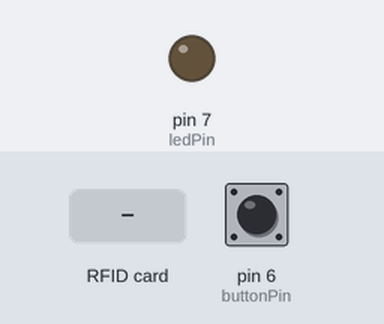
Recording of a sketch running on a simulated Arduino Uno, built with avr-gcc and run on an emulated ATmega328P. Parts: output pins drawn as LEDs (lit = HIGH). The inputs (shaded band) are chosen by the test bench; at power-on: pin 6 (buttonPin) LOW. Pins used as bus, display or sensor lines are not drawn; what the sketch prints to the serial monitor is not drawn.

Above: at 1.2 s.
1.3 s: RFID card 0A 9F FE BE held to the reader
2.8 s: pin 6 (buttonPin) pulled HIGH for 1 s
At 3.7 s:
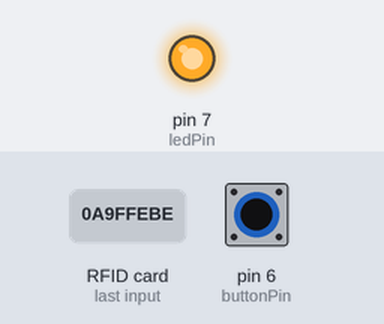
5.3 s: RFID card AC 0F EF 5B held to the reader
8.3 s: RFID card 23 2F B4 18 held to the reader
11.3 s: pin 6 (buttonPin) pulled HIGH for 0.15 s
At 12.7 s:
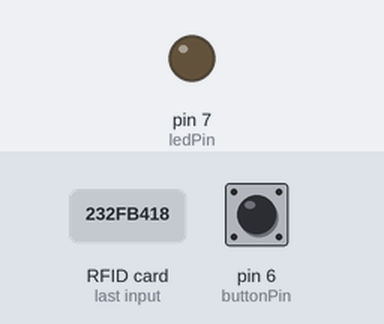
Timing chart, 0 to 13.9 s (numbered marks = the images above; inputs shaded):
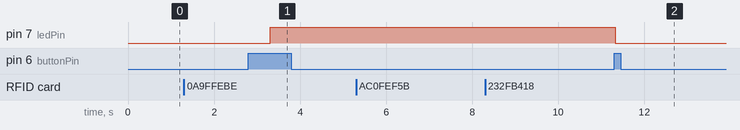

Measured:
- after the input at 1.3 s, every drawn part: stays the same
- after the input at 2.8 s, pin 7 (ledPin): LOW → HIGH after 0.51 s
- after the input at 5.3 s, every drawn part: stays the same
- after the input at 8.3 s, every drawn part: stays the same
- after the input at 11.3 s, pin 7 (ledPin): HIGH → LOW at once

The sketch:

sketch_dec11a.ino
```cpp
#include <SPI.h>
#include <MFRC522.h>

#define SS_PIN 10
#define RST_PIN 9
#define card "0A 9F FE BE"
#define tag "AC 0F EF 5B"
#define card2 "23 2F B4 18"
#define card3 "C3 01 B8 18"
#define card4 "D3 85 A8 18"

MFRC522 mfrc522(SS_PIN, RST_PIN);

const int buttonPin = 6;     // the number of the pushbutton pin
const int ledPin =  7;      // the number of the LED pin
int x=0;
int y=0;
int buttonState = 0;
int b = 0;

void setup() {
  // put your setup code here, to run once:
  // initialize the LED pin as an output:
  pinMode(ledPin, OUTPUT);
  // initialize the pushbutton pin as an input:
  pinMode(buttonPin, INPUT);
  Serial.begin(9600);
  SPI.begin();
  mfrc522.PCD_Init();
  Serial.println("Approximate your card to the reader...");
  Serial.println();


}

void loop() {
  // put your main code here, to run repeatedly:
  if ( ! mfrc522.PICC_IsNewCardPresent())
  {
   return;
  }
  // Select one of the cards
  if ( ! mfrc522.PICC_ReadCardSerial())
  {
    return;
  }

  Serial.print("UID tag :");
  String content= "";
  byte letter;
  for (byte i = 0; i < mfrc522.uid.size; i++)
  {
     Serial.print(mfrc522.uid.uidByte[i] < 0x10 ? " 0" : " ");
     Serial.print(mfrc522.uid.uidByte[i], HEX);
     content.concat(String(mfrc522.uid.uidByte[i] < 0x10 ? " 0" : " "));
     content.concat(String(mfrc522.uid.uidByte[i], HEX));
  }
  Serial.println();
  Serial.print("Message : ");
  content.toUpperCase();
  delay(2000);

  if (content.substring(1) == tag ) //change here the UID of the card/cards that you want to give access
  {
    Serial.println("Authorized Doctor access to this card");

  }

  else if (content.substring(1) == card && x==0) //change here the UID of the card/cards that you want to give access
  {
    if(y==0){
      y=1;
      Serial.println("Serial 1 access to this card");
    }
    else{
      y=0;
      Serial.println("Next is 2");
      x++;
    }


  }

  else if (content.substring(1) == card2 && x==1) //change here the UID of the card/cards that you want to give access
  {
    if(y==0){
      y=1;
      Serial.println("Serial 2 access to this card");
    }
    else{
      y=0;
      Serial.println("Next is 3");
      x++;
    }


  }

  else if (content.substring(1) == card3 && x==2) //change here the UID of the card/cards that you want to give access
  {
    if(y==0){
      y=1;
      Serial.println("Serial 3 access to this card");
    }
    else{
      y=0;
      Serial.println("Next is 4");
      x++;
    }


  }

  else if (content.substring(1) == card3 && x==3) //change here the UID of the card/cards that you want to give access
  {
    if(y==0){
      y=1;
      Serial.println("Serial 3 access to this card");
    }
    else{
      y=0;
      Serial.println("Next is 1");
      x=0;
    }


  }

  else
  {
    Serial.println(" Access denied");
    delay(1000);

   }

  // read the state of the pushbutton value:
  buttonState = digitalRead(buttonPin);

  // check if the pushbutton is pressed. If it is, the buttonState is HIGH:
  if (buttonState == HIGH) {
    // turn LED on:

    if(b==0){
      b = 1;
    }
    else{
      b=0;
    }

    if(b==1){
    digitalWrite(ledPin, HIGH);
    }
    else{
      digitalWrite(ledPin, LOW);
    }
  }

}
```
